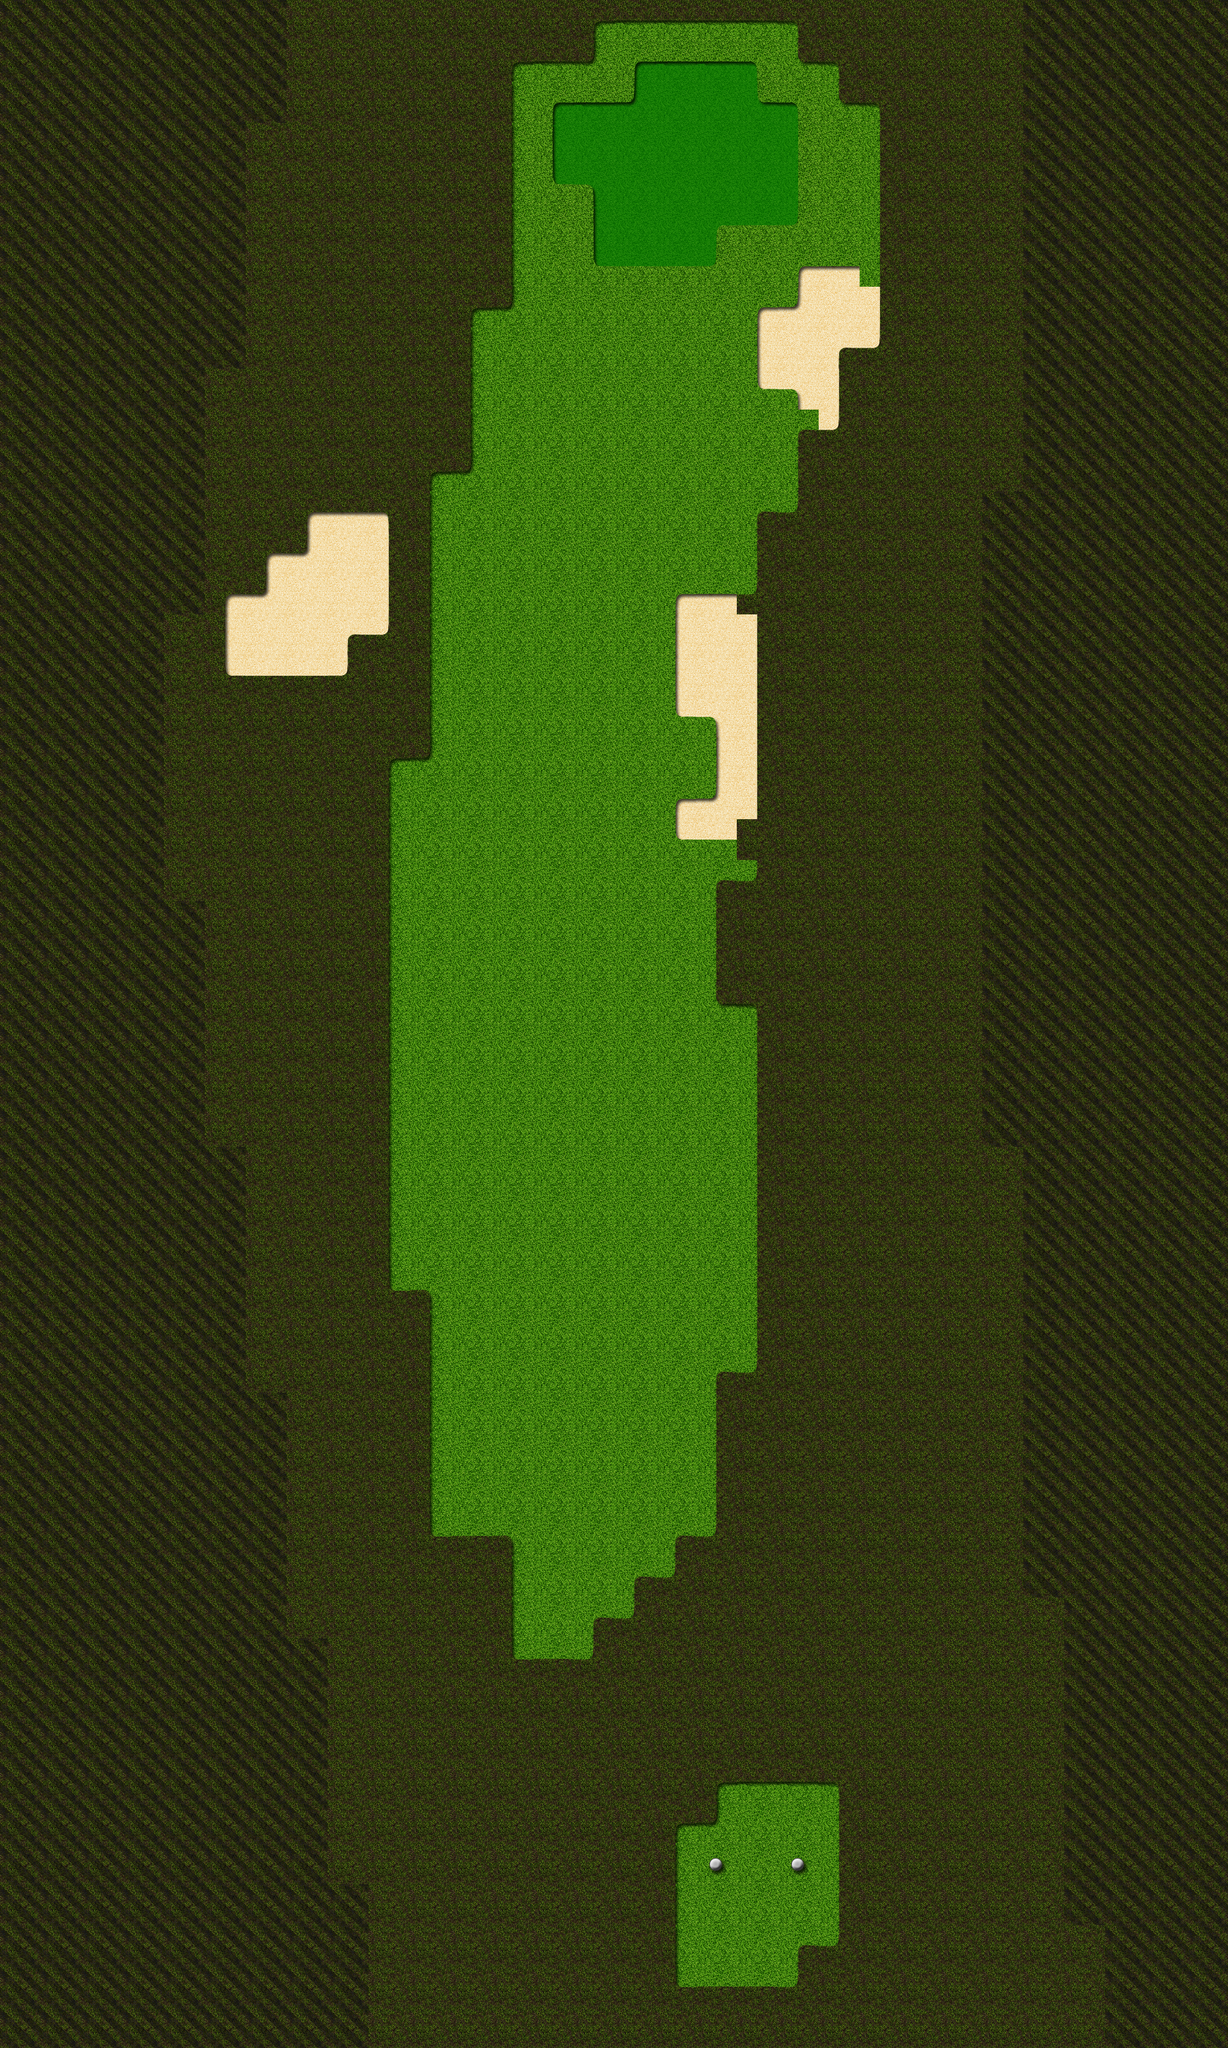

The image is a tile-based game level rendered from a .tmx file. Its description and source (layers, tilesets, objects; grid data summarised) follow:
An orthogonal 30x50 tile map with 64x64 px tiles, 1 tile layer (Tile Layer 1), 2 tilesets and 47 objects (Hole, Tee).

<map version="1.0" orientation="orthogonal" width="30" height="50" tilewidth="64" tileheight="64">
 <tileset firstgid="1" name="Golf" tilewidth="64" tileheight="64">
  <image source="tilemap.png" width="1024" height="1024" />
  <terraintypes>
   <terrain name="Rough" tile="0" />
   <terrain name="Fairway" tile="1" />
   <terrain name="Green" tile="16" />
   <terrain name="Bunker" tile="17" />
   <terrain name="Water" tile="19" />
  </terraintypes>
  <tile id="0" terrain="0,0,0,0" />
  <tile id="1" terrain="1,1,1,1" />
  <tile id="4" terrain="1,2,1,2" />
  <tile id="5" terrain="2,1,2,1" />
  <tile id="6" terrain="1,1,1,2" />
  <tile id="7" terrain="1,1,2,1" />
  <tile id="16" terrain="2,2,2,2" />
  <tile id="17" terrain="3,3,3,3" />
  <tile id="19" terrain="4,4,4,4" />
  <tile id="20" terrain="2,2,1,1" />
  <tile id="21" terrain="1,1,2,2" />
  <tile id="22" terrain="1,2,1,1" />
  <tile id="23" terrain="2,1,1,1" />
  <tile id="32" terrain="1,1,1,3" />
  <tile id="33" terrain="1,1,3,1" />
  <tile id="34" terrain="3,3,3,1" />
  <tile id="35" terrain="3,3,1,3" />
  <tile id="44" terrain="1,3,1,3" />
  <tile id="45" terrain="3,1,3,1" />
  <tile id="46" terrain="1,1,1,4" />
  <tile id="47" terrain="1,1,4,1" />
  <tile id="48" terrain="1,3,1,1" />
  <tile id="49" terrain="3,1,1,1" />
  <tile id="50" terrain="3,1,3,3" />
  <tile id="51" terrain="1,3,3,3" />
  <tile id="60" terrain="3,3,1,1" />
  <tile id="61" terrain="1,1,3,3" />
  <tile id="62" terrain="1,4,1,1" />
  <tile id="63" terrain="4,1,1,1" />
  <tile id="64" terrain="4,4,4,1" />
  <tile id="65" terrain="4,4,1,4" />
  <tile id="74" terrain="1,4,1,4" />
  <tile id="75" terrain="4,1,4,1" />
  <tile id="76" terrain="0,0,0,1" />
  <tile id="77" terrain="0,0,1,0" />
  <tile id="78" terrain="1,1,1,0" />
  <tile id="79" terrain="1,1,0,1" />
  <tile id="80" terrain="4,1,4,4" />
  <tile id="81" terrain="1,4,4,4" />
  <tile id="90" terrain="4,4,1,1" />
  <tile id="91" terrain="1,1,4,4" />
  <tile id="92" terrain="0,1,0,0" />
  <tile id="93" terrain="1,0,0,0" />
  <tile id="94" terrain="1,0,1,1" />
  <tile id="95" terrain="0,1,1,1" />
  <tile id="104" terrain="0,1,0,1" />
  <tile id="105" terrain="1,0,1,0" />
  <tile id="106" terrain="3,3,3,0" />
  <tile id="107" terrain="3,3,0,3" />
  <tile id="108" terrain="0,0,0,3" />
  <tile id="109" terrain="0,0,3,0" />
  <tile id="120" terrain="1,1,0,0" />
  <tile id="121" terrain="0,0,1,1" />
  <tile id="122" terrain="3,0,3,3" />
  <tile id="123" terrain="0,3,3,3" />
  <tile id="124" terrain="0,3,0,0" />
  <tile id="125" terrain="3,0,0,0" />
  <tile id="134" terrain="0,3,0,3" />
  <tile id="135" terrain="3,0,3,0" />
  <tile id="136" terrain="0,0,0,4" />
  <tile id="137" terrain="0,0,4,0" />
  <tile id="138" terrain="4,4,4,0" />
  <tile id="139" terrain="4,4,0,4" />
  <tile id="150" terrain="3,3,0,0" />
  <tile id="151" terrain="0,0,3,3" />
  <tile id="152" terrain="0,4,0,0" />
  <tile id="153" terrain="4,0,0,0" />
  <tile id="154" terrain="4,0,4,4" />
  <tile id="155" terrain="0,4,4,4" />
  <tile id="164" terrain="0,4,0,4" />
  <tile id="165" terrain="4,0,4,0" />
  <tile id="166" terrain="2,2,2,1" />
  <tile id="167" terrain="2,2,1,2" />
  <tile id="180" terrain="4,4,0,0" />
  <tile id="181" terrain="0,0,4,4" />
  <tile id="182" terrain="2,1,2,2" />
  <tile id="183" terrain="1,2,2,2" />
 </tileset>
 <tileset firstgid="257" name="Trees" tilewidth="256" tileheight="256">
  <image source="tree_tiles.png" width="512" height="512" />
 </tileset>
 <layer name="Tile Layer 1" width="30" height="50">
  <data>[1500 cells, 1500 non-empty, 47 distinct tile ids]</data>
 </layer>
 <objectgroup name="Object Layer 1" width="30" height="50">
  <object name="Hole" x="1127" y="176">
   <ellipse />
  </object>
  <object name="Tee" x="1187" y="2922">
   <ellipse />
  </object>
 </objectgroup>
 <objectgroup name="Object Layer 2" width="30" height="50">
  <object gid="257" x="302" y="3028" />
  <object gid="257" x="39" y="2419" />
  <object gid="257" x="196" y="2125" />
  <object gid="257" x="72" y="1607" />
  <object gid="257" x="-19" y="722" />
  <object gid="257" x="196" y="507" />
  <object gid="257" x="378" y="280" />
  <object gid="257" x="1505" y="313" />
  <object gid="257" x="1642" y="964" />
  <object gid="257" x="1290" y="1119" />
  <object gid="257" x="1545" y="1734" />
  <object gid="257" x="1433" y="2334" />
  <object gid="257" x="1642" y="2616" />
  <object gid="257" x="1675" y="3222" />
  <object gid="258" x="1587" y="2955" />
  <object gid="258" x="1478" y="2286" />
  <object gid="258" x="1714" y="1813" />
  <object gid="258" x="1375" y="1440" />
  <object gid="258" x="1645" y="1352" />
  <object gid="258" x="1511" y="607" />
  <object gid="258" x="54" y="331" />
  <object gid="258" x="96" y="1022" />
  <object gid="258" x="69" y="2055" />
  <object gid="258" x="142" y="2564" />
  <object gid="258" x="99" y="3164" />
  <object gid="259" x="81" y="2916" />
  <object gid="259" x="196" y="2304" />
  <object gid="259" x="111" y="1834" />
  <object gid="259" x="2" y="1273" />
  <object gid="259" x="108" y="746" />
  <object gid="259" x="202" y="216" />
  <object gid="259" x="1666" y="431" />
  <object gid="259" x="1469" y="846" />
  <object gid="259" x="1472" y="1252" />
  <object gid="259" x="1660" y="1604" />
  <object gid="259" x="1681" y="2183" />
  <object gid="259" x="1457" y="2695" />
  <object gid="260" x="1502" y="3107" />
  <object gid="260" x="1414" y="1998" />
  <object gid="260" x="1636" y="749" />
  <object gid="260" x="1593" y="186" />
  <object gid="260" x="-49" y="489" />
  <object gid="260" x="463" y="758" />
  <object gid="260" x="139" y="1431" />
  <object gid="260" x="278" y="2837" />
 </objectgroup>
</map>
